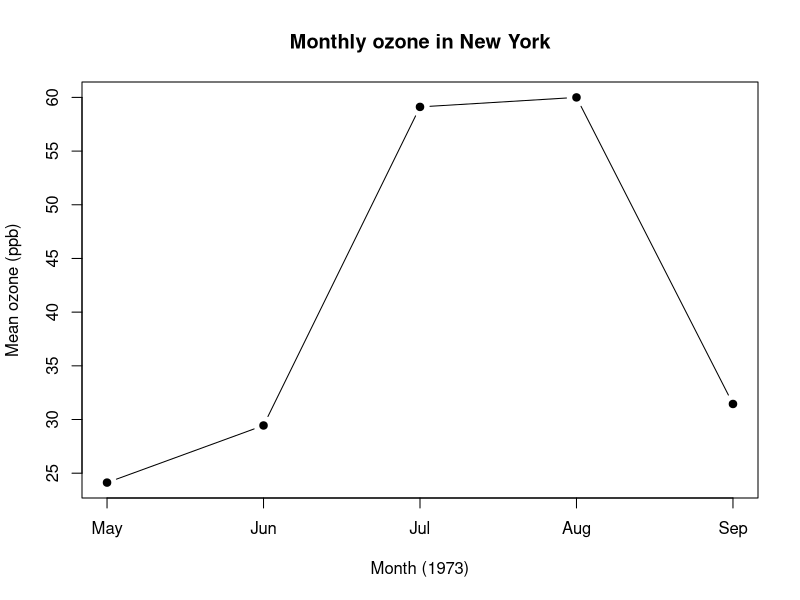

The R script that drew this image: (Note: this script raises an error after producing the figure.)
# Monthly ozone in the built-in airquality data (New York, May–September 1973).
# Initial method: keep observations complete across every recorded variable.
args <- commandArgs(trailingOnly = TRUE)
out <- args[1]
# A bounded window for the browser-disconnection acceptance; ordinary use does not wait.
if ("recovery-window" %in% args[-1]) Sys.sleep(6)
observations <- datasets::airquality
included <- observations[complete.cases(observations), ]
months <- sort(unique(observations$Month))
result <- do.call(rbind, lapply(months, function(month) {
  ozone <- included$Ozone[included$Month == month]
  data.frame(id = sprintf("month-%02d", month), month = month,
             n = length(ozone), mean_ozone = mean(ozone))
}))
write.csv(result, file.path(out, "monthly-ozone.csv"), row.names = FALSE)
png(file.path(out, "monthly-ozone.png"), width = 900, height = 600, res = 120)
plot(result$month, result$mean_ozone, type = "b", pch = 19, xaxt = "n",
     xlab = "Month (1973)", ylab = "Mean ozone (ppb)",
     main = "Monthly ozone in New York")
axis(1, at = months, labels = month.abb[months])
invisible(dev.off())
# Completion is separate from execution exit and from scientific review.
files <- c("monthly-ozone.csv", "monthly-ozone.png")
entries <- vapply(files, function(file) {
  p <- file.path(out, file)
  sprintf('{"path":"%s","bytes":%d,"sha256":"%s"}',
          file, as.integer(file.size(p)), unname(tools::sha256sum(p)))
}, "")
writeLines(sprintf('{"schemaVersion":1,"complete":true,"artifacts":[%s]}',
                   paste(entries, collapse = ",")),
           file.path(dirname(out), "inventory.json"))
